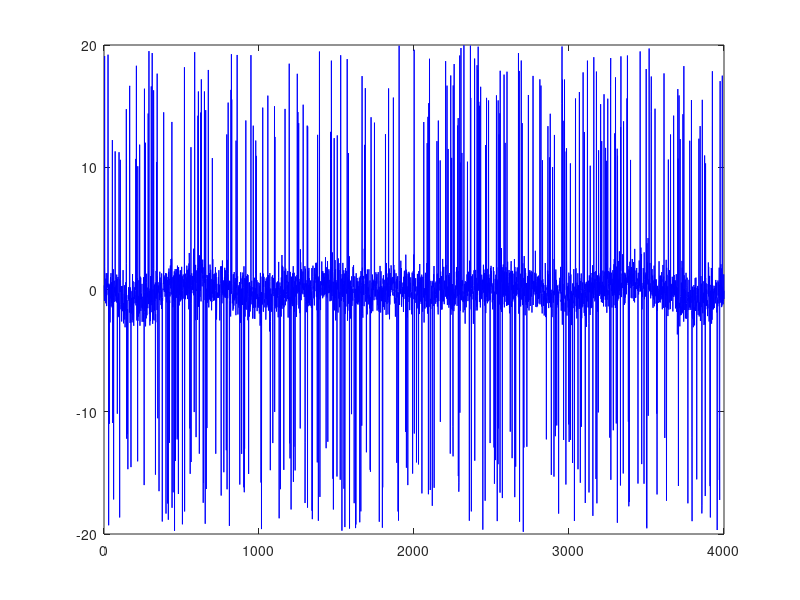
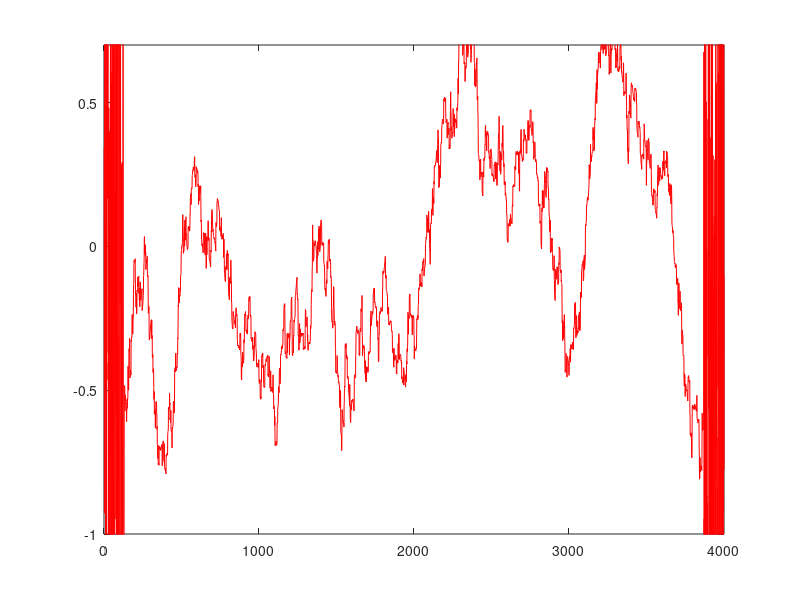

Write the MATLAB code that produced these figures, in order. (Note: this script raises an error after producing the figures.)


data = importdata("denoising_codeChallenge.mat");

origSignal = data.origSignal;
cleanedSignal = data.cleanedSignal;

figure(1)

plot(origSignal, 'b')

% plot(cleanedSignal)
k = 130;

% Running mean time series filter
coefficient = ((2*k+1)^-1);
meanSignal = origSignal;
for i=k+1:length(origSignal)-k-1
 
    meanSignal(i) = mean(meanSignal(i-k: i+k));
end

% Setting the edges to zero

figure(2)
plot(meanSignal,'r')
ylim([-1 0.7])
% Remove spike noise using the median filter
threshold = 70;

% get values above the threshold
aboveThresh = find(meanSignal>threshold);

% initialise median filtered signal
medianSignal = origSignal;

for i=1:length(aboveThresh)
    lowerBound = max(1, aboveThresh(i)-k);
    upperBound = min(aboveThresh(i)+ k, length(meanSignal));
    
    % calculate median of the surrounding points
    medianSignal(aboveThresh(i)) = median(meanSignal(lowerBound:upperBound));
    
end

medianSignal = filter(medianSignal);


figure(3)
plot(medianSignal,'k')
ylim([-1 0.7])

figure(4)
plot(dtrend(medianSignal))
ylim([-1 0.7])

% for i=k+1:length(origSignal)-k-1
%  
%     origSignal(i) = median(origSignal(i-k: i+k));
% end
% 
% hold on
% plot(origSignal,'k')
% 
% for i=2:length(origSignal)-1
%     origSignal(i) = (origSignal(i)^2) - (origSignal(i-1)*origSignal(i+1));
% end
% 
% hold on
% plot(origSignal,'k')